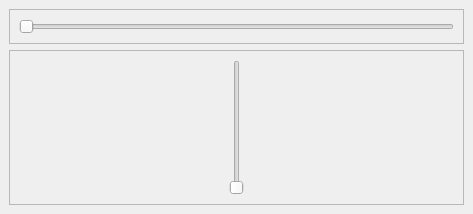
<?xml version="1.0" encoding="UTF-8"?>
<ui version="4.0">
 <class>MainWindow</class>
 <widget class="QMainWindow" name="MainWindow">
  <property name="geometry">
   <rect>
    <x>0</x>
    <y>0</y>
    <width>473</width>
    <height>214</height>
   </rect>
  </property>
  <property name="windowTitle">
   <string>MainWindow</string>
  </property>
  <widget class="QWidget" name="centralwidget">
   <layout class="QVBoxLayout" name="verticalLayout">
    <item alignment="Qt::AlignTop">
     <widget class="QFrame" name="frame">
      <property name="frameShape">
       <enum>QFrame::StyledPanel</enum>
      </property>
      <property name="frameShadow">
       <enum>QFrame::Raised</enum>
      </property>
      <layout class="QHBoxLayout" name="horizontalLayout">
       <item>
        <widget class="QCustomQSlider" name="horizontalSlider">
         <property name="orientation">
          <enum>Qt::Horizontal</enum>
         </property>
        </widget>
       </item>
      </layout>
     </widget>
    </item>
    <item>
     <widget class="QFrame" name="frame_2">
      <property name="frameShape">
       <enum>QFrame::StyledPanel</enum>
      </property>
      <property name="frameShadow">
       <enum>QFrame::Raised</enum>
      </property>
      <layout class="QHBoxLayout" name="horizontalLayout_2">
       <item>
        <widget class="QCustomQSlider" name="verticalSlider">
         <property name="orientation">
          <enum>Qt::Vertical</enum>
         </property>
        </widget>
       </item>
      </layout>
     </widget>
    </item>
   </layout>
  </widget>
 </widget>
 <customwidgets>
  <customwidget>
   <class>QCustomQSlider</class>
   <extends>QSlider</extends>
   <header location="global">Custom_Widgets.QCustomQSlider.h</header>
  </customwidget>
 </customwidgets>
 <resources/>
 <connections/>
</ui>
